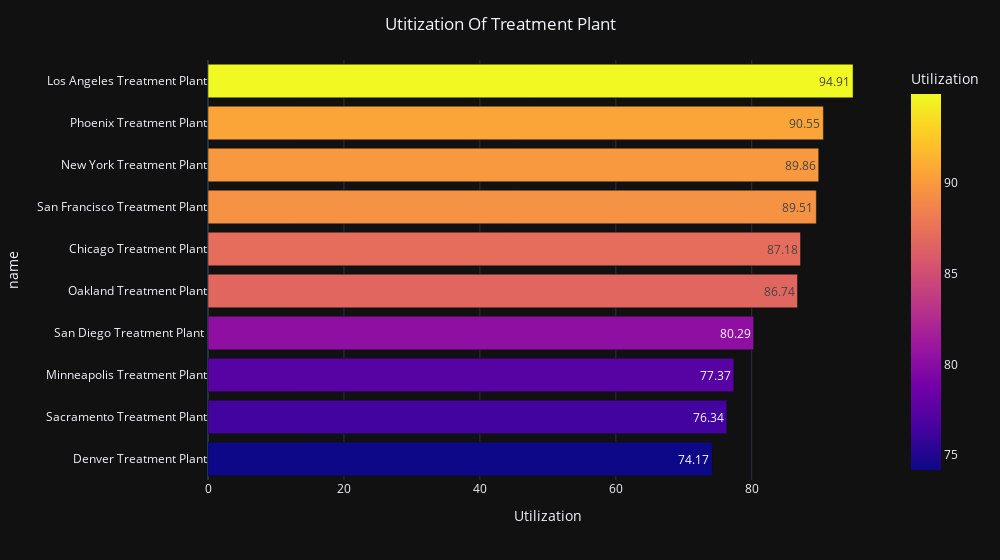

The notebook cell this image was saved under:
### Code cell
#Ploting Average of Utization Date
fig=px.bar(Avg_utilization_df.sort_values(by='Utilization'),x='Utilization',y='name',template='plotly_dark',color='Utilization',text='Utilization')
fig.update_layout(title=dict(text='Utitization Of Treatment Plant',x=0.5),width=1000,)

### Figure 1 — Plotly figure (JSON) as saved in the notebook; plotly's stock layout.template omitted (floating-point values rounded to 4 significant figures)
{"data": [{"alignmentgroup": "True", "hovertemplate": "Utilization=%{marker.color}<br>name=%{y}<extra></extra>", "legendgroup": "", "marker": {"color": [74.17, 76.34, 77.37, 80.29, 86.74, 87.18, 89.51, 89.86, 90.55, 94.91], "coloraxis": "coloraxis", "pattern": {"shape": ""}}, "name": "", "offsetgroup": "", "orientation": "h", "showlegend": false, "text": [74.17, 76.34, 77.37, 80.29, 86.74, 87.18, 89.51, 89.86, 90.55, 94.91], "textposition": "auto", "type": "bar", "x": [74.17, 76.34, 77.37, 80.29, 86.74, 87.18, 89.51, 89.86, 90.55, 94.91], "xaxis": "x", "y": ["Denver Treatment Plant", "Sacramento Treatment Plant", "Minneapolis Treatment Plant", "San Diego Treatment Plant ", "Oakland Treatment Plant", "Chicago Treatment Plant", "San Francisco Treatment Plant", "New York Treatment Plant", "Phoenix Treatment Plant", "Los Angeles Treatment Plant"], "yaxis": "y"}], "layout": {"barmode": "relative", "coloraxis": {"colorbar": {"title": {"text": "Utilization"}}, "colorscale": [[0, "#0d0887"], [0.1111, "#46039f"], [0.2222, "#7201a8"], [0.3333, "#9c179e"], [0.4444, "#bd3786"], [0.5556, "#d8576b"], [0.6667, "#ed7953"], [0.7778, "#fb9f3a"], [0.8889, "#fdca26"], [1, "#f0f921"]]}, "legend": {"tracegroupgap": 0}, "margin": {"t": 60}, "title": {"text": "Utitization Of Treatment Plant", "x": 0.5}, "width": 1000, "xaxis": {"anchor": "y", "domain": [0, 1], "title": {"text": "Utilization"}}, "yaxis": {"anchor": "x", "domain": [0, 1], "title": {"text": "name"}}}}
